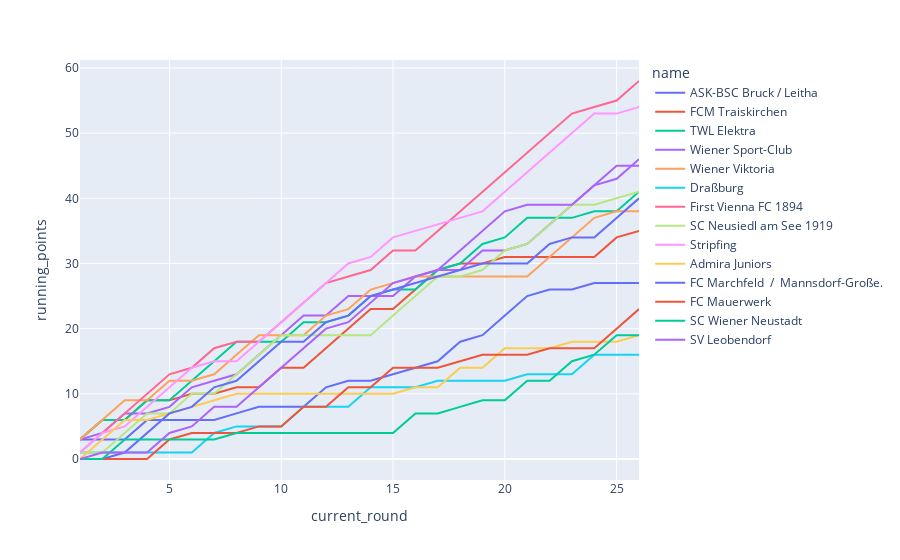

Notebook cell for this chart:
### Code cell
df=query_database(query_points_per_league_season_round_team,database="verbands.db")

fig=px.line(df, x="current_round", y="running_points",
           color="name", hover_name="name")
#fig.update_xaxes(range=[0, 60])
#fig.update_yaxes(range=[-50, 100])
fig.show()
#fig.write_html("./plots/interactive_plotly.html")

### Figure 1 — Plotly figure (JSON) as saved in the notebook; plotly's stock layout.template omitted (floating-point values rounded to 4 significant figures)
{"data": [{"hovertemplate": "<b>%{hovertext}</b><br><br>name=ASK-BSC Bruck / Leitha<br>current_round=%{x}<br>running_points=%{y}<extra></extra>", "hovertext": ["ASK-BSC Bruck / Leitha", "ASK-BSC Bruck / Leitha", "ASK-BSC Bruck / Leitha", "ASK-BSC Bruck / Leitha", "ASK-BSC Bruck / Leitha", "ASK-BSC Bruck / Leitha", "ASK-BSC Bruck / Leitha", "ASK-BSC Bruck / Leitha", "ASK-BSC Bruck / Leitha", "ASK-BSC Bruck / Leitha", "ASK-BSC Bruck / Leitha", "ASK-BSC Bruck / Leitha", "ASK-BSC Bruck / Leitha", "ASK-BSC Bruck / Leitha", "ASK-BSC Bruck / Leitha", "ASK-BSC Bruck / Leitha", "ASK-BSC Bruck / Leitha", "ASK-BSC Bruck / Leitha", "ASK-BSC Bruck / Leitha", "ASK-BSC Bruck / Leitha", "ASK-BSC Bruck / Leitha", "ASK-BSC Bruck / Leitha", "ASK-BSC Bruck / Leitha", "ASK-BSC Bruck / Leitha", "ASK-BSC Bruck / Leitha", "ASK-BSC Bruck / Leitha"], "legendgroup": "ASK-BSC Bruck / Leitha", "line": {"color": "#636efa", "dash": "solid"}, "marker": {"symbol": "circle"}, "mode": "lines", "name": "ASK-BSC Bruck / Leitha", "orientation": "v", "showlegend": true, "type": "scatter", "x": [1, 2, 3, 4, 5, 6, 7, 8, 9, 10, 11, 12, 13, 14, 15, 16, 17, 18, 19, 20, 21, 22, 23, 24, 25, 26], "xaxis": "x", "y": [3, 3, 3, 6, 6, 6, 6, 7, 8, 8, 8, 11, 12, 12, 13, 14, 15, 18, 19, 22, 25, 26, 26, 27, 27, 27], "yaxis": "y"}, {"hovertemplate": "<b>%{hovertext}</b><br><br>name=FCM Traiskirchen<br>current_round=%{x}<br>running_points=%{y}<extra></extra>", "hovertext": ["FCM Traiskirchen", "FCM Traiskirchen", "FCM Traiskirchen", "FCM Traiskirchen", "FCM Traiskirchen", "FCM Traiskirchen", "FCM Traiskirchen", "FCM Traiskirchen", "FCM Traiskirchen", "FCM Traiskirchen", "FCM Traiskirchen", "FCM Traiskirchen", "FCM Traiskirchen", "FCM Traiskirchen", "FCM Traiskirchen", "FCM Traiskirchen", "FCM Traiskirchen", "FCM Traiskirchen", "FCM Traiskirchen", "FCM Traiskirchen", "FCM Traiskirchen", "FCM Traiskirchen", "FCM Traiskirchen", "FCM Traiskirchen", "FCM Traiskirchen", "FCM Traiskirchen"], "legendgroup": "FCM Traiskirchen", "line": {"color": "#EF553B", "dash": "solid"}, "marker": {"symbol": "circle"}, "mode": "lines", "name": "FCM Traiskirchen", "orientation": "v", "showlegend": true, "type": "scatter", "x": [1, 2, 3, 4, 5, 6, 7, 8, 9, 10, 11, 12, 13, 14, 15, 16, 17, 18, 19, 20, 21, 22, 23, 24, 25, 26], "xaxis": "x", "y": [3, 6, 6, 9, 9, 10, 10, 11, 11, 14, 14, 17, 20, 23, 23, 26, 29, 30, 30, 31, 31, 31, 31, 31, 34, 35], "yaxis": "y"}, {"hovertemplate": "<b>%{hovertext}</b><br><br>name=TWL Elektra<br>current_round=%{x}<br>running_points=%{y}<extra></extra>", "hovertext": ["TWL Elektra", "TWL Elektra", "TWL Elektra", "TWL Elektra", "TWL Elektra", "TWL Elektra", "TWL Elektra", "TWL Elektra", "TWL Elektra", "TWL Elektra", "TWL Elektra", "TWL Elektra", "TWL Elektra", "TWL Elektra", "TWL Elektra", "TWL Elektra", "TWL Elektra", "TWL Elektra", "TWL Elektra", "TWL Elektra", "TWL Elektra", "TWL Elektra", "TWL Elektra", "TWL Elektra", "TWL Elektra", "TWL Elektra"], "legendgroup": "TWL Elektra", "line": {"color": "#00cc96", "dash": "solid"}, "marker": {"symbol": "circle"}, "mode": "lines", "name": "TWL Elektra", "orientation": "v", "showlegend": true, "type": "scatter", "x": [1, 2, 3, 4, 5, 6, 7, 8, 9, 10, 11, 12, 13, 14, 15, 16, 17, 18, 19, 20, 21, 22, 23, 24, 25, 26], "xaxis": "x", "y": [3, 6, 6, 9, 9, 12, 15, 18, 18, 18, 21, 21, 22, 25, 26, 26, 29, 30, 33, 34, 37, 37, 37, 38, 38, 41], "yaxis": "y"}, {"hovertemplate": "<b>%{hovertext}</b><br><br>name=Wiener Sport-Club<br>current_round=%{x}<br>running_points=%{y}<extra></extra>", "hovertext": ["Wiener Sport-Club", "Wiener Sport-Club", "Wiener Sport-Club", "Wiener Sport-Club", "Wiener Sport-Club", "Wiener Sport-Club", "Wiener Sport-Club", "Wiener Sport-Club", "Wiener Sport-Club", "Wiener Sport-Club", "Wiener Sport-Club", "Wiener Sport-Club", "Wiener Sport-Club", "Wiener Sport-Club", "Wiener Sport-Club", "Wiener Sport-Club", "Wiener Sport-Club", "Wiener Sport-Club", "Wiener Sport-Club", "Wiener Sport-Club", "Wiener Sport-Club", "Wiener Sport-Club", "Wiener Sport-Club", "Wiener Sport-Club", "Wiener Sport-Club", "Wiener Sport-Club"], "legendgroup": "Wiener Sport-Club", "line": {"color": "#ab63fa", "dash": "solid"}, "marker": {"symbol": "circle"}, "mode": "lines", "name": "Wiener Sport-Club", "orientation": "v", "showlegend": true, "type": "scatter", "x": [1, 2, 3, 4, 5, 6, 7, 8, 9, 10, 11, 12, 13, 14, 15, 16, 17, 18, 19, 20, 21, 22, 23, 24, 25, 26], "xaxis": "x", "y": [3, 4, 7, 7, 8, 11, 12, 13, 16, 19, 22, 22, 25, 25, 25, 28, 29, 29, 32, 32, 33, 36, 39, 42, 43, 46], "yaxis": "y"}, {"hovertemplate": "<b>%{hovertext}</b><br><br>name=Wiener Viktoria<br>current_round=%{x}<br>running_points=%{y}<extra></extra>", "hovertext": ["Wiener Viktoria", "Wiener Viktoria", "Wiener Viktoria", "Wiener Viktoria", "Wiener Viktoria", "Wiener Viktoria", "Wiener Viktoria", "Wiener Viktoria", "Wiener Viktoria", "Wiener Viktoria", "Wiener Viktoria", "Wiener Viktoria", "Wiener Viktoria", "Wiener Viktoria", "Wiener Viktoria", "Wiener Viktoria", "Wiener Viktoria", "Wiener Viktoria", "Wiener Viktoria", "Wiener Viktoria", "Wiener Viktoria", "Wiener Viktoria", "Wiener Viktoria", "Wiener Viktoria", "Wiener Viktoria", "Wiener Viktoria"], "legendgroup": "Wiener Viktoria", "line": {"color": "#FFA15A", "dash": "solid"}, "marker": {"symbol": "circle"}, "mode": "lines", "name": "Wiener Viktoria", "orientation": "v", "showlegend": true, "type": "scatter", "x": [1, 2, 3, 4, 5, 6, 7, 8, 9, 10, 11, 12, 13, 14, 15, 16, 17, 18, 19, 20, 21, 22, 23, 24, 25, 26], "xaxis": "x", "y": [3, 6, 9, 9, 12, 12, 13, 16, 19, 19, 19, 22, 23, 26, 27, 28, 28, 28, 28, 28, 28, 31, 34, 37, 38, 38], "yaxis": "y"}, {"hovertemplate": "<b>%{hovertext}</b><br><br>name=Draßburg<br>current_round=%{x}<br>running_points=%{y}<extra></extra>", "hovertext": ["Draßburg", "Draßburg", "Draßburg", "Draßburg", "Draßburg", "Draßburg", "Draßburg", "Draßburg", "Draßburg", "Draßburg", "Draßburg", "Draßburg", "Draßburg", "Draßburg", "Draßburg", "Draßburg", "Draßburg", "Draßburg", "Draßburg", "Draßburg", "Draßburg", "Draßburg", "Draßburg", "Draßburg", "Draßburg", "Draßburg"], "legendgroup": "Draßburg", "line": {"color": "#19d3f3", "dash": "solid"}, "marker": {"symbol": "circle"}, "mode": "lines", "name": "Draßburg", "orientation": "v", "showlegend": true, "type": "scatter", "x": [1, 2, 3, 4, 5, 6, 7, 8, 9, 10, 11, 12, 13, 14, 15, 16, 17, 18, 19, 20, 21, 22, 23, 24, 25, 26], "xaxis": "x", "y": [1, 1, 1, 1, 1, 1, 4, 5, 5, 5, 8, 8, 8, 11, 11, 11, 12, 12, 12, 12, 13, 13, 13, 16, 16, 16], "yaxis": "y"}, {"hovertemplate": "<b>%{hovertext}</b><br><br>name=First Vienna FC 1894<br>current_round=%{x}<br>running_points=%{y}<extra></extra>", "hovertext": ["First Vienna FC 1894", "First Vienna FC 1894", "First Vienna FC 1894", "First Vienna FC 1894", "First Vienna FC 1894", "First Vienna FC 1894", "First Vienna FC 1894", "First Vienna FC 1894", "First Vienna FC 1894", "First Vienna FC 1894", "First Vienna FC 1894", "First Vienna FC 1894", "First Vienna FC 1894", "First Vienna FC 1894", "First Vienna FC 1894", "First Vienna FC 1894", "First Vienna FC 1894", "First Vienna FC 1894", "First Vienna FC 1894", "First Vienna FC 1894", "First Vienna FC 1894", "First Vienna FC 1894", "First Vienna FC 1894", "First Vienna FC 1894", "First Vienna FC 1894", "First Vienna FC 1894"], "legendgroup": "First Vienna FC 1894", "line": {"color": "#FF6692", "dash": "solid"}, "marker": {"symbol": "circle"}, "mode": "lines", "name": "First Vienna FC 1894", "orientation": "v", "showlegend": true, "type": "scatter", "x": [1, 2, 3, 4, 5, 6, 7, 8, 9, 10, 11, 12, 13, 14, 15, 16, 17, 18, 19, 20, 21, 22, 23, 24, 25, 26], "xaxis": "x", "y": [1, 4, 7, 10, 13, 14, 17, 18, 18, 21, 24, 27, 28, 29, 32, 32, 35, 38, 41, 44, 47, 50, 53, 54, 55, 58], "yaxis": "y"}, {"hovertemplate": "<b>%{hovertext}</b><br><br>name=SC Neusiedl am See 1919<br>current_round=%{x}<br>running_points=%{y}<extra></extra>", "hovertext": ["SC Neusiedl am See 1919", "SC Neusiedl am See 1919", "SC Neusiedl am See 1919", "SC Neusiedl am See 1919", "SC Neusiedl am See 1919", "SC Neusiedl am See 1919", "SC Neusiedl am See 1919", "SC Neusiedl am See 1919", "SC Neusiedl am See 1919", "SC Neusiedl am See 1919", "SC Neusiedl am See 1919", "SC Neusiedl am See 1919", "SC Neusiedl am See 1919", "SC Neusiedl am See 1919", "SC Neusiedl am See 1919", "SC Neusiedl am See 1919", "SC Neusiedl am See 1919", "SC Neusiedl am See 1919", "SC Neusiedl am See 1919", "SC Neusiedl am See 1919", "SC Neusiedl am See 1919", "SC Neusiedl am See 1919", "SC Neusiedl am See 1919", "SC Neusiedl am See 1919", "SC Neusiedl am See 1919", "SC Neusiedl am See 1919"], "legendgroup": "SC Neusiedl am See 1919", "line": {"color": "#B6E880", "dash": "solid"}, "marker": {"symbol": "circle"}, "mode": "lines", "name": "SC Neusiedl am See 1919", "orientation": "v", "showlegend": true, "type": "scatter", "x": [1, 2, 3, 4, 5, 6, 7, 8, 9, 10, 11, 12, 13, 14, 15, 16, 17, 18, 19, 20, 21, 22, 23, 24, 25, 26], "xaxis": "x", "y": [1, 1, 4, 7, 7, 10, 10, 13, 16, 19, 19, 19, 19, 19, 22, 25, 28, 28, 29, 32, 33, 36, 39, 39, 40, 41], "yaxis": "y"}, {"hovertemplate": "<b>%{hovertext}</b><br><br>name=Stripfing<br>current_round=%{x}<br>running_points=%{y}<extra></extra>", "hovertext": ["Stripfing", "Stripfing", "Stripfing", "Stripfing", "Stripfing", "Stripfing", "Stripfing", "Stripfing", "Stripfing", "Stripfing", "Stripfing", "Stripfing", "Stripfing", "Stripfing", "Stripfing", "Stripfing", "Stripfing", "Stripfing", "Stripfing", "Stripfing", "Stripfing", "Stripfing", "Stripfing", "Stripfing", "Stripfing", "Stripfing"], "legendgroup": "Stripfing", "line": {"color": "#FF97FF", "dash": "solid"}, "marker": {"symbol": "circle"}, "mode": "lines", "name": "Stripfing", "orientation": "v", "showlegend": true, "type": "scatter", "x": [1, 2, 3, 4, 5, 6, 7, 8, 9, 10, 11, 12, 13, 14, 15, 16, 17, 18, 19, 20, 21, 22, 23, 24, 25, 26], "xaxis": "x", "y": [1, 4, 5, 8, 11, 14, 15, 15, 18, 21, 24, 27, 30, 31, 34, 35, 36, 37, 38, 41, 44, 47, 50, 53, 53, 54], "yaxis": "y"}, {"hovertemplate": "<b>%{hovertext}</b><br><br>name=Admira Juniors<br>current_round=%{x}<br>running_points=%{y}<extra></extra>", "hovertext": ["Admira Juniors", "Admira Juniors", "Admira Juniors", "Admira Juniors", "Admira Juniors", "Admira Juniors", "Admira Juniors", "Admira Juniors", "Admira Juniors", "Admira Juniors", "Admira Juniors", "Admira Juniors", "Admira Juniors", "Admira Juniors", "Admira Juniors", "Admira Juniors", "Admira Juniors", "Admira Juniors", "Admira Juniors", "Admira Juniors", "Admira Juniors", "Admira Juniors", "Admira Juniors", "Admira Juniors", "Admira Juniors", "Admira Juniors"], "legendgroup": "Admira Juniors", "line": {"color": "#FECB52", "dash": "solid"}, "marker": {"symbol": "circle"}, "mode": "lines", "name": "Admira Juniors", "orientation": "v", "showlegend": true, "type": "scatter", "x": [1, 2, 3, 4, 5, 6, 7, 8, 9, 10, 11, 12, 13, 14, 15, 16, 17, 18, 19, 20, 21, 22, 23, 24, 25, 26], "xaxis": "x", "y": [0, 3, 6, 6, 7, 8, 9, 10, 10, 10, 10, 10, 10, 10, 10, 11, 11, 14, 14, 17, 17, 17, 18, 18, 18, 19], "yaxis": "y"}, {"hovertemplate": "<b>%{hovertext}</b><br><br>name=FC Marchfeld  /  Mannsdorf-Große.<br>current_round=%{x}<br>running_points=%{y}<extra></extra>", "hovertext": ["FC Marchfeld  /  Mannsdorf-Große.", "FC Marchfeld  /  Mannsdorf-Große.", "FC Marchfeld  /  Mannsdorf-Große.", "FC Marchfeld  /  Mannsdorf-Große.", "FC Marchfeld  /  Mannsdorf-Große.", "FC Marchfeld  /  Mannsdorf-Große.", "FC Marchfeld  /  Mannsdorf-Große.", "FC Marchfeld  /  Mannsdorf-Große.", "FC Marchfeld  /  Mannsdorf-Große.", "FC Marchfeld  /  Mannsdorf-Große.", "FC Marchfeld  /  Mannsdorf-Große.", "FC Marchfeld  /  Mannsdorf-Große.", "FC Marchfeld  /  Mannsdorf-Große.", "FC Marchfeld  /  Mannsdorf-Große.", "FC Marchfeld  /  Mannsdorf-Große.", "FC Marchfeld  /  Mannsdorf-Große.", "FC Marchfeld  /  Mannsdorf-Große.", "FC Marchfeld  /  Mannsdorf-Große.", "FC Marchfeld  /  Mannsdorf-Große.", "FC Marchfeld  /  Mannsdorf-Große.", "FC Marchfeld  /  Mannsdorf-Große.", "FC Marchfeld  /  Mannsdorf-Große.", "FC Marchfeld  /  Mannsdorf-Große.", "FC Marchfeld  /  Mannsdorf-Große.", "FC Marchfeld  /  Mannsdorf-Große.", "FC Marchfeld  /  Mannsdorf-Große."], "legendgroup": "FC Marchfeld  /  Mannsdorf-Große.", "line": {"color": "#636efa", "dash": "solid"}, "marker": {"symbol": "circle"}, "mode": "lines", "name": "FC Marchfeld  /  Mannsdorf-Große.", "orientation": "v", "showlegend": true, "type": "scatter", "x": [1, 2, 3, 4, 5, 6, 7, 8, 9, 10, 11, 12, 13, 14, 15, 16, 17, 18, 19, 20, 21, 22, 23, 24, 25, 26], "xaxis": "x", "y": [0, 0, 1, 4, 7, 8, 11, 12, 15, 18, 18, 21, 22, 25, 26, 27, 28, 29, 30, 30, 30, 33, 34, 34, 37, 40], "yaxis": "y"}, {"hovertemplate": "<b>%{hovertext}</b><br><br>name=FC Mauerwerk<br>current_round=%{x}<br>running_points=%{y}<extra></extra>", "hovertext": ["FC Mauerwerk", "FC Mauerwerk", "FC Mauerwerk", "FC Mauerwerk", "FC Mauerwerk", "FC Mauerwerk", "FC Mauerwerk", "FC Mauerwerk", "FC Mauerwerk", "FC Mauerwerk", "FC Mauerwerk", "FC Mauerwerk", "FC Mauerwerk", "FC Mauerwerk", "FC Mauerwerk", "FC Mauerwerk", "FC Mauerwerk", "FC Mauerwerk", "FC Mauerwerk", "FC Mauerwerk", "FC Mauerwerk", "FC Mauerwerk", "FC Mauerwerk", "FC Mauerwerk", "FC Mauerwerk", "FC Mauerwerk"], "legendgroup": "FC Mauerwerk", "line": {"color": "#EF553B", "dash": "solid"}, "marker": {"symbol": "circle"}, "mode": "lines", "name": "FC Mauerwerk", "orientation": "v", "showlegend": true, "type": "scatter", "x": [1, 2, 3, 4, 5, 6, 7, 8, 9, 10, 11, 12, 13, 14, 15, 16, 17, 18, 19, 20, 21, 22, 23, 24, 25, 26], "xaxis": "x", "y": [0, 0, 0, 0, 3, 4, 4, 4, 5, 5, 8, 8, 11, 11, 14, 14, 14, 15, 16, 16, 16, 17, 17, 17, 20, 23], "yaxis": "y"}, {"hovertemplate": "<b>%{hovertext}</b><br><br>name=SC Wiener Neustadt<br>current_round=%{x}<br>running_points=%{y}<extra></extra>", "hovertext": ["SC Wiener Neustadt", "SC Wiener Neustadt", "SC Wiener Neustadt", "SC Wiener Neustadt", "SC Wiener Neustadt", "SC Wiener Neustadt", "SC Wiener Neustadt", "SC Wiener Neustadt", "SC Wiener Neustadt", "SC Wiener Neustadt", "SC Wiener Neustadt", "SC Wiener Neustadt", "SC Wiener Neustadt", "SC Wiener Neustadt", "SC Wiener Neustadt", "SC Wiener Neustadt", "SC Wiener Neustadt", "SC Wiener Neustadt", "SC Wiener Neustadt", "SC Wiener Neustadt", "SC Wiener Neustadt", "SC Wiener Neustadt", "SC Wiener Neustadt", "SC Wiener Neustadt", "SC Wiener Neustadt", "SC Wiener Neustadt"], "legendgroup": "SC Wiener Neustadt", "line": {"color": "#00cc96", "dash": "solid"}, "marker": {"symbol": "circle"}, "mode": "lines", "name": "SC Wiener Neustadt", "orientation": "v", "showlegend": true, "type": "scatter", "x": [1, 2, 3, 4, 5, 6, 7, 8, 9, 10, 11, 12, 13, 14, 15, 16, 17, 18, 19, 20, 21, 22, 23, 24, 25, 26], "xaxis": "x", "y": [0, 0, 3, 3, 3, 3, 3, 4, 4, 4, 4, 4, 4, 4, 4, 7, 7, 8, 9, 9, 12, 12, 15, 16, 19, 19], "yaxis": "y"}, {"hovertemplate": "<b>%{hovertext}</b><br><br>name=SV Leobendorf<br>current_round=%{x}<br>running_points=%{y}<extra></extra>", "hovertext": ["SV Leobendorf", "SV Leobendorf", "SV Leobendorf", "SV Leobendorf", "SV Leobendorf", "SV Leobendorf", "SV Leobendorf", "SV Leobendorf", "SV Leobendorf", "SV Leobendorf", "SV Leobendorf", "SV Leobendorf", "SV Leobendorf", "SV Leobendorf", "SV Leobendorf", "SV Leobendorf", "SV Leobendorf", "SV Leobendorf", "SV Leobendorf", "SV Leobendorf", "SV Leobendorf", "SV Leobendorf", "SV Leobendorf", "SV Leobendorf", "SV Leobendorf", "SV Leobendorf"], "legendgroup": "SV Leobendorf", "line": {"color": "#ab63fa", "dash": "solid"}, "marker": {"symbol": "circle"}, "mode": "lines", "name": "SV Leobendorf", "orientation": "v", "showlegend": true, "type": "scatter", "x": [1, 2, 3, 4, 5, 6, 7, 8, 9, 10, 11, 12, 13, 14, 15, 16, 17, 18, 19, 20, 21, 22, 23, 24, 25, 26], "xaxis": "x", "y": [0, 1, 1, 1, 4, 5, 8, 8, 11, 14, 17, 20, 21, 24, 27, 28, 29, 32, 35, 38, 39, 39, 39, 42, 45, 45], "yaxis": "y"}], "layout": {"legend": {"title": {"text": "name"}, "tracegroupgap": 0}, "margin": {"t": 60}, "xaxis": {"anchor": "y", "domain": [0, 1], "title": {"text": "current_round"}}, "yaxis": {"anchor": "x", "domain": [0, 1], "title": {"text": "running_points"}}}}
